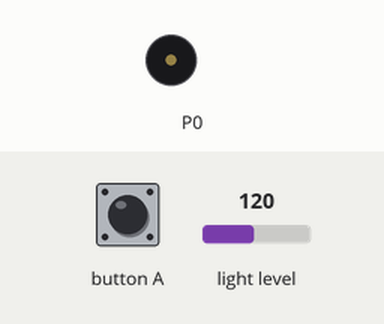
Bench run of a program on a simulated BBC micro:bit (MakeCode). Shown: buzzer (waves = sounding). The test bench sets the inputs (shaded band); at power-on: light level 120.

Above: at 1.2 s.
1.3 s: button A pressed for 0.15 s
At 2.2 s:
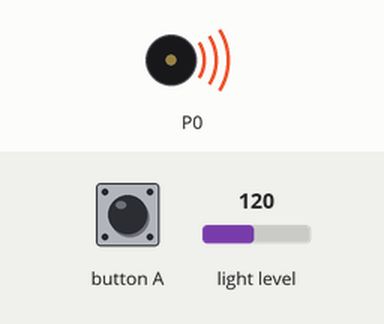
Timing chart, 0 to 4.3 s (numbered marks = the images above; inputs shaded):
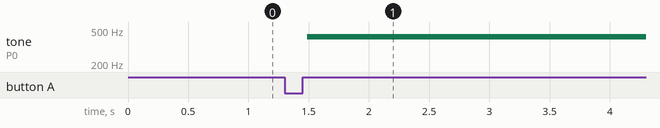

The program:

main.ts
```typescript
let list = 0
input.onButtonPressed(Button.A, function () {
    music.rest(music.beat(BeatFraction.Sixteenth))
    list = input.lightLevel()
    if (list < 25) {
        music.ringTone(262)
    } else if (list < 50) {
        music.ringTone(392)
    } else if (list < 100) {
        music.ringTone(415)
    } else if (list < 150) {
        music.ringTone(415)
    } else if (list < 180) {
        music.ringTone(988)
    } else {
        music.ringTone(494)
    }
})
```

test.ts
```typescript
// 在此处测试；当此软件包作为插件使用时，将不会编译此软件包。
```

Measured:
- after the input at 1.3 s, tone on P0: silent → 415 Hz after 0.19 s
